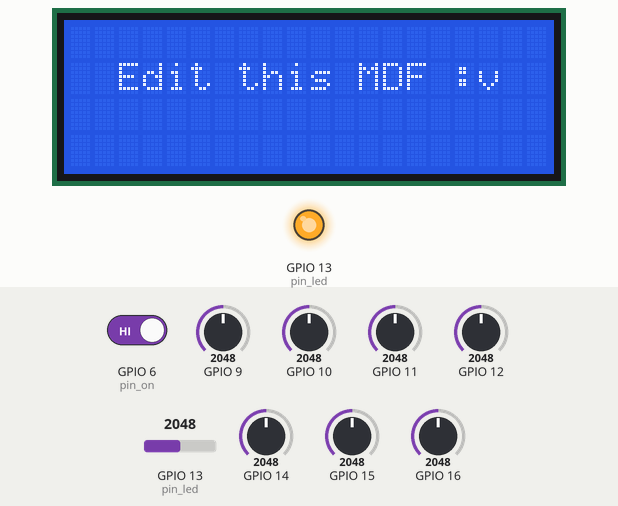
Simulated run of this sketch. Board: ESP32-S3. Shown: 20×4 character LCD, output pins drawn as LEDs (lit = HIGH). The inputs (shaded band) are chosen by the test bench; at power-on: GPIO 6 (pin_on) HIGH, GPIO 15 = 2048, GPIO 9 = 2048, GPIO 10 = 2048, GPIO 11 = 2048, GPIO 12 = 2048, GPIO 13 (pin_led) = 2048, GPIO 14 = 2048, GPIO 16 = 2048. What the sketch prints to the serial monitor is not drawn.

Above: at 6.3 s.
6.4 s: GPIO 6 (pin_on) driven LOW
At 7.11 s:
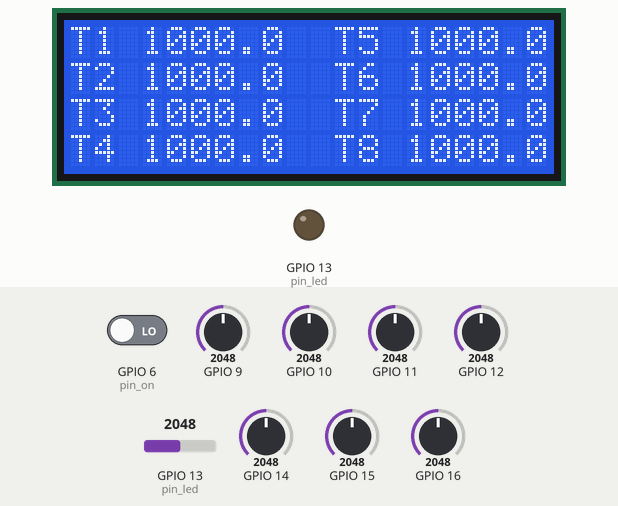
8.4 s: GPIO 15 set to 122
At 9.7 s:
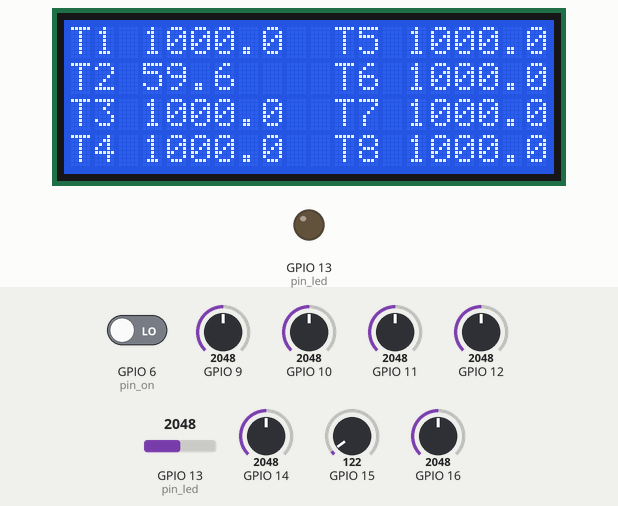
10.0 s: GPIO 9 set to 2866
At 10.7 s:
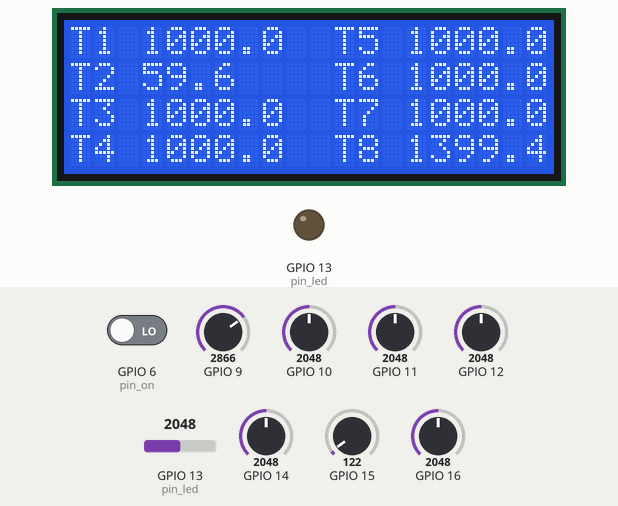
11.6 s: GPIO 10 set to 1228
At 12.1 s:
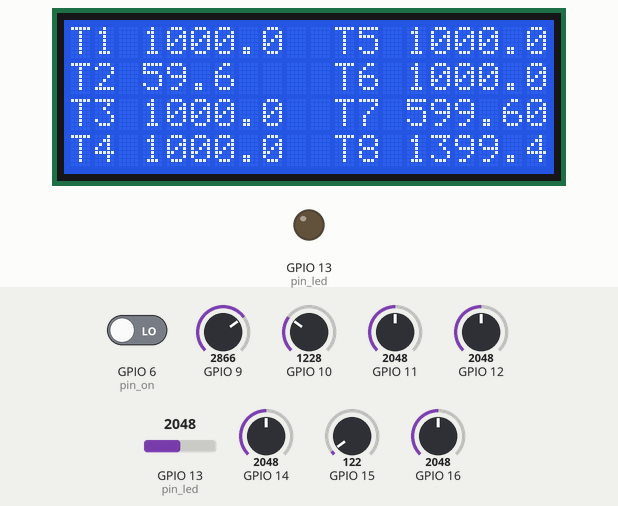
13.2 s: GPIO 11 set to 3972
At 14.5 s:
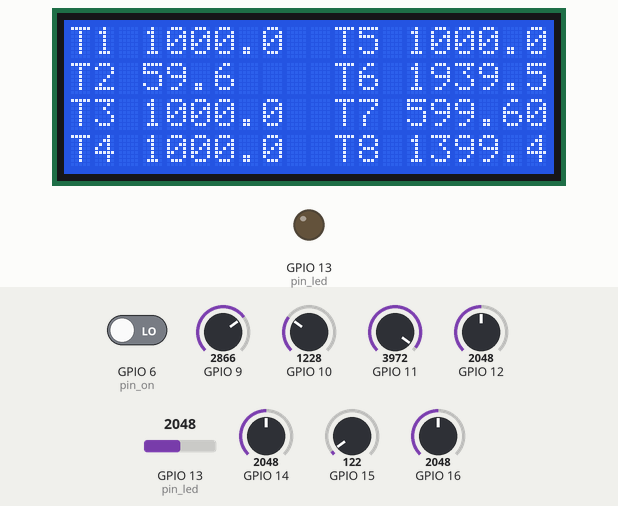
14.8 s: GPIO 6 (pin_on) driven HIGH
At 15.4 s:
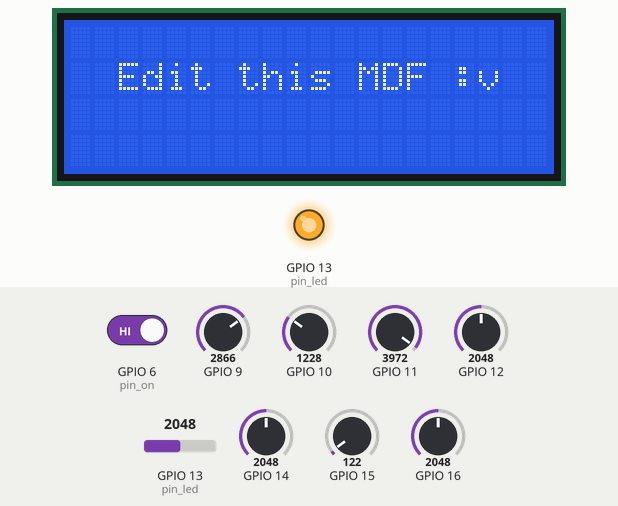
Timing chart, 0 to 17.8 s (numbered marks = the images above; inputs shaded):
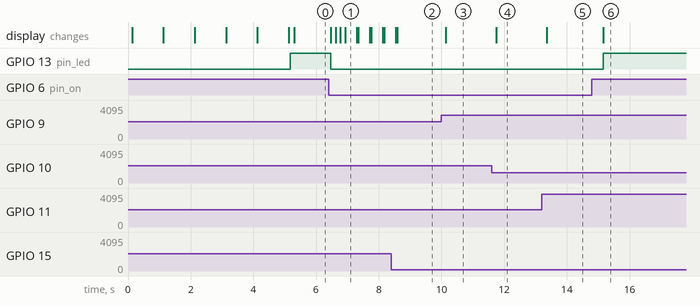

The sketch:

Logo2xRAM_Leer_sensoresV2_Corriente_Serial.ino
```cpp
#include  <LiquidCrystal.h> /*# work to LCD*/
#include <Ticker.h> /* work to serial all times sensors variables */

/* AQUI SE CONFIGURAN LOS PINES PARA LA COMUNICACION CON LA PANTALLA */
LiquidCrystal lcd(12, 11, 5, 4, 3, 2);
/* 0b000 = B Bytes para el logo del sistema ------------------------------------------------------------------- */
byte One[8]={B11111,B10000,B10000,B10111,B10100,B10100,B10100,B10100,};
byte Two[8]={B11111,B00000,B00000,B00000,B00000,B00011,B00110,B00100,};
byte Three[8]={B11111,B00000,B00000,B00000,B00000,B00011,B00110,B00100,};
byte Four[8]={B11111,B00001,B00001,B11101,B00101,B00101,B00101,B00101,};
byte Five[8]={B10100,B10100,B10100,B10100,B10111,B10000,B10000,B11111,};
byte Six[8]={B00100,B01100,B11000,B00000,B00000,B00000,B00000,B11111,};
byte Seven[8]={B00100,B01100,B11000,B00000,B00000,B00000,B00000,B11111,};
byte Eight[8]={B00101,B00101,B00101,B00101,B11101,B00001,B00001,B11111,};
/* --------------------------------------------------------------------------------------------------------- */

const int pin_on = 6 ;
const int pin_led = 13 ;

int estado_on = HIGH;

// Funcion de lectura , impresion y transmision de Temperatura ------------------------------------------------
void function_temp(){
  unsigned int val1 = analogRead(A15);
  float millivolts = (val1 / 1024.0) * 5000;
  float temp1 = millivolts / 10;

  if ( estado_on == LOW){
    delay(50);
    if(estado_on == LOW){
          digitalWrite(pin_led,LOW);
          lcd.setCursor( 7,1);
          lcd.print("    ");// tres espacios para en ves de borrar la pantalla LCD por boton, imprimir espacios para evitar refresco violento de medidas en la pantalla
          lcd.home();
          lcd.print("T1 ");
          lcd.setCursor ( 3 , 0);
          lcd.print(temp1,1);
    }
  }

  if (estado_on == HIGH){
    delay(50);
    if(estado_on == HIGH){
      digitalWrite(pin_led,HIGH);
      lcd.clear();
      lcd.setCursor ( 2 , 1);
      lcd.print("Edit this MDF :v");
    }
  }
  Serial.println(temp1);
}
//-----------------------------------------------------
void function_temp2(){
  unsigned int val2 = analogRead(A14);
  float millivolts_2 = (val2 / 1024.0) * 5000;
  float temp2 = millivolts_2 / 10;

  if ( estado_on == LOW){
    delay(50);
    if(estado_on == LOW) {
          digitalWrite(pin_led,LOW);
          lcd.setCursor ( 0 , 1);
          lcd.print("T2 ");
          lcd.setCursor ( 3 , 1);
          lcd.print(temp2,1);
    }
  }
   Serial.println(temp2);
}
//-----------------------------------------------------
void function_temp3 (){
  unsigned int val3 = analogRead(A13);
  float millivolts_3 = (val3 /1024.0)*5000;
  float temp3 = (millivolts_3/10);

  if ( estado_on == LOW){
    delay(50);
    if(estado_on == LOW){
        digitalWrite(pin_led,LOW);
        lcd.setCursor ( 0 , 2);
        lcd.print("T3 ");
        lcd.setCursor ( 3 , 2);
        lcd.print(temp3,1);
    }
  }
  Serial.println(temp3);
}
//-----------------------------------------------------
void function_temp4 (){
  unsigned int val4 = analogRead(A12);
  float millivolts_4 = (val4/1024.0)*5000;
  float temp4 = (millivolts_4/10);

  if ( estado_on == LOW){
    delay(50);
    if(estado_on == LOW){
          digitalWrite(pin_led,LOW);
          lcd.setCursor ( 0 , 3);
          lcd.print("T4 ");
          lcd.setCursor ( 3 , 3);
          lcd.print(temp4,1);
    }
  }
  Serial.println(temp4);
}
//-----------------------------------------------------
void function_temp5 (){
   unsigned int val5 = analogRead(A11);
   float millivolts_5 = (val5/1024.0)*5000;
   float temp5 = (millivolts_5/10);

  if ( estado_on == LOW){
    delay(50);
    if(estado_on == LOW){
          digitalWrite(pin_led,LOW);
          lcd.setCursor ( 11 , 0);
          lcd.print("T5 ");
          lcd.setCursor ( 14 , 0);
          lcd.print(temp5,1);
    }
  }
  Serial.println(temp5);
}
//-----------------------------------------------------
void function_temp6 (){
  unsigned int val6 = analogRead(A10);
  float millivolts_6 = (val6 / 1024.0)*(5000);
  float temp6 = (millivolts_6 / 10);

  if ( estado_on == LOW){
    delay(50);
    if(estado_on == LOW){
          digitalWrite(pin_led,LOW);
          lcd.setCursor ( 11 , 1);
          lcd.print("T6 ");
          lcd.setCursor ( 14 , 1);
          lcd.print(temp6,1);
    }
  }
  Serial.println(temp6);
}
//-----------------------------------------------------
void function_temp7 (){
  unsigned int val7 = analogRead(A9);
  float millivolts_7 = (val7 / 1024.0)*(5000);
  float temp7 = (millivolts_7 / 10);

  if ( estado_on == LOW){
    delay(50);
    if(estado_on == LOW){
          digitalWrite(pin_led,LOW);
          lcd.setCursor ( 11 , 2);
          lcd.print("T7 ");
          lcd.setCursor ( 14 , 2);
          lcd.print(temp7,1);
    }
  }
  Serial.println(temp7);
}
//-----------------------------------------------------
void function_temp8 (){
  unsigned int val8 = analogRead(A8);
  float millivolts_8 = (val8 / 1024.0)*(5000);
  float temp8 = millivolts_8 / 10;

  if ( estado_on == LOW){
    delay(50);
    if(estado_on == LOW){
          digitalWrite(pin_led,LOW);
          lcd.setCursor ( 11 , 3);
          lcd.print("T8 ");
          lcd.setCursor ( 14 , 3);
          lcd.print(temp8,1);
    }
  }
  Serial.println(temp8);
}
//-----------------------------------------------------
Ticker ticTemp1 ( function_temp ,  25);
Ticker ticTemp2 ( function_temp2 , 50);
Ticker ticTemp3 ( function_temp3 , 75);
Ticker ticTemp4 ( function_temp4 , 100);
Ticker ticTemp5 ( function_temp5 , 125);
Ticker ticTemp6 ( function_temp6 , 150);
Ticker ticTemp7 ( function_temp7 , 175);
Ticker ticTemp8 ( function_temp8 , 200);
//----------------------------------------------------------------------------------------------------------------
void setup()
{
  pinMode(pin_on , INPUT);
  pinMode(pin_led , OUTPUT);
  ticTemp1.start();
  ticTemp2.start();
  ticTemp3.start();
  ticTemp4.start();
  ticTemp5.start();
  ticTemp6.start();
  ticTemp7.start();
  ticTemp8.start();

  Serial.begin(9600);/* velocidad del puerto serie de 9600 baudios */
  delay(50); /* este patra evitar errores por instantaneadad en los datos del puerto  serie */

  lcd.begin(20, 4); /* INDICAMOS QUE TENEMOS CONECTADA UNA PANTALLA DE 20X4 */
  lcd.home(); /* MOVER EL CURSOR A LA PRIMERA POSICION DE LA PANTALLA (0, 0) */

  lcd.createChar (1, One);
  lcd.createChar (2, Two);
  lcd.createChar (3, Three);
  lcd.createChar (4, Four);
  lcd.createChar (5, Five);
  lcd.createChar (6, Six);
  lcd.createChar (7, Seven);
  lcd.createChar (8, Eight);

  lcd.clear(); /*Inicializacion en blanco forzado, realmente limpia la pantalla */

  lcd.write(byte(1));
  lcd.write(byte(2));
  lcd.write(byte(3));
  lcd.write(byte(4));
  lcd.setCursor(0,1);
  lcd.write(byte(5));
  lcd.write(byte(6));
  lcd.write(byte(7));
  lcd.write(byte(8));

  lcd.setCursor ( 5, 1 );
  lcd.print("OnRuiso Art");
  lcd.setCursor ( 5, 2 );
  lcd.print("Unidad de");
  lcd.setCursor ( 3, 3 );
  lcd.print("Almacenamiento");

  int contador = 1;
  for (int i=0 ; i<5 ; i++){
    lcd.setCursor (19,4);
    lcd.print(contador);
    contador ++;
    delay(1000);
  }
  lcd.clear();
}

void loop()
{
  estado_on = digitalRead(pin_on);

  ticTemp1.update();
  ticTemp2.update();
  ticTemp3.update();
  ticTemp4.update();
  ticTemp5.update();
  ticTemp6.update();
  ticTemp7.update();
  ticTemp8.update();
}
```

Measured:
- after the input at 6.4 s, GPIO 13 (pin_led): HIGH → LOW after 0.06 s; the display: first changes after 0.06 s (image 1 shows a later state)
- after the input at 8.4 s, the display: first differs from a run without the input after 0.19 s (image 2)
- after the input at 10.0 s, the display: changes after 0.14 s (image 3)
- after the input at 11.6 s, the display: changes after 0.15 s (image 4)
- after the input at 13.2 s, the display: changes after 0.15 s (image 5)
- after the input at 14.8 s, GPIO 13 (pin_led): LOW → HIGH after 0.36 s; the display: changes after 0.37 s (image 6)
